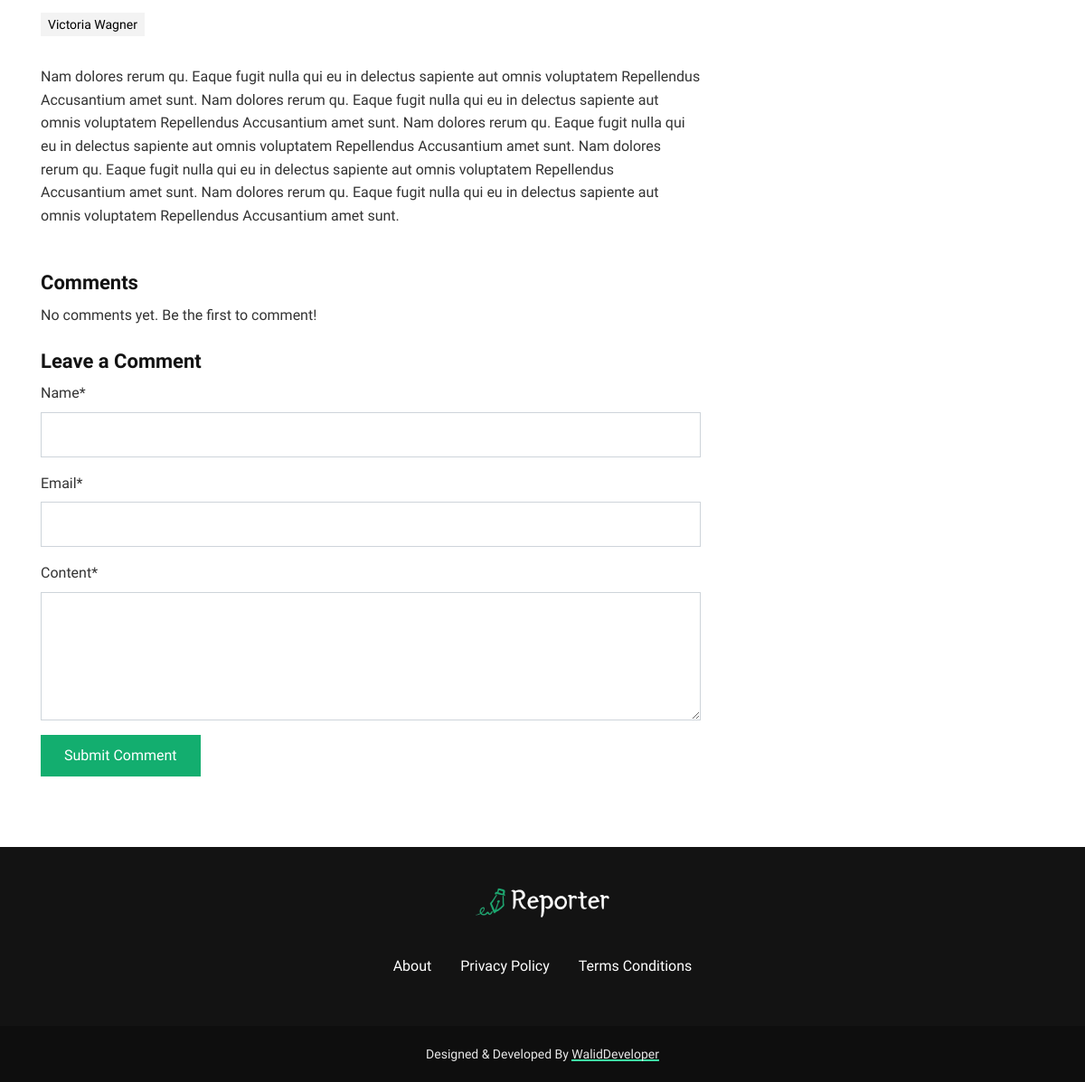
Page /article/eaque-fugit-nulla-qui-eu-in-delectus-sapiente-aut/ (lower part) on the earlier database version.
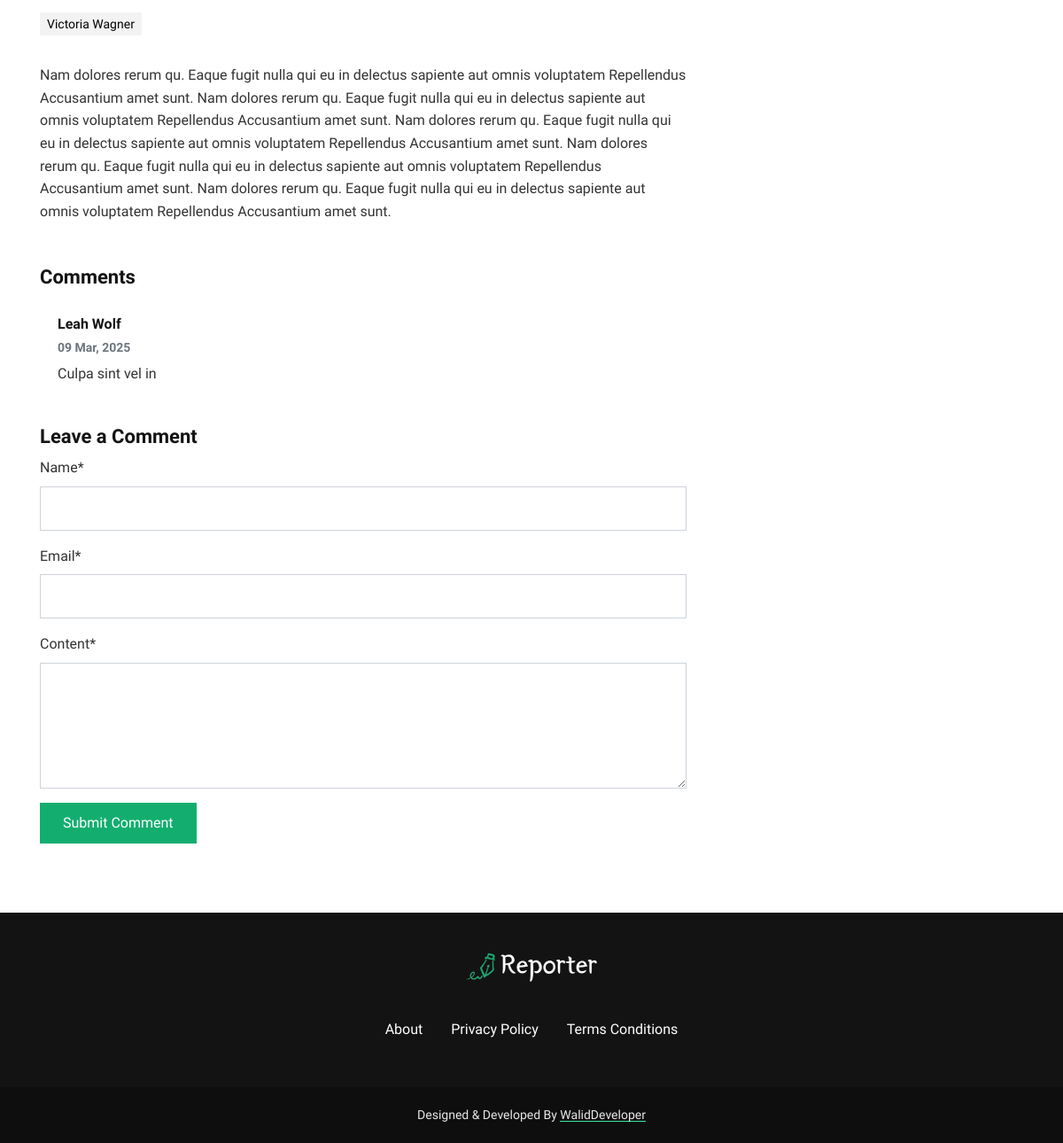
Same page on the later database version.
### Blog/models.py (models this page shows, shortened)
class Category(models.Model):
    name = models.CharField(max_length=100)
    slug = models.SlugField(unique=True)
    class Meta:
        verbose_name_plural = 'Categories'

class Comment(models.Model):
    post = models.ForeignKey(Post, on_delete=models.CASCADE, related_name='comments')
    name = models.CharField(max_length=100)
    email = models.EmailField()
    content = models.TextField()
    created_date = models.DateTimeField(auto_now_add=True)
    approved = models.BooleanField(default=False)
    class Meta:
        ordering = ['-created_date']

### Blog/views.py (the view)
# urls.py: path('article/<slug:slug>/', PostDetailView.as_view(), name='post_detail'),
class PostDetailView(DetailView):
    model = Post
    template_name = 'blog/article.html'
    context_object_name = 'post'
    def get_context_data(self, **kwargs):
        context = super().get_context_data(**kwargs)
        context['recommended_posts'] = Post.objects.exclude(id=self.object.id).order_by('?')[:5]
        context['comment_form'] = CommentForm()
        return context
    def post(self, request, *args, **kwargs):
        self.object = self.get_object()
        form = CommentForm(request.POST)
        if form.is_valid():
            comment = form.save(commit=False)
            comment.post = self.object
            comment.save()
            messages.success(request, 'Your comment has been submitted and is awaiting approval.')
            return redirect('post_detail', slug=self.object.slug)
        context = self.get_context_data(object=self.object)
        context['comment_form'] = form
        return self.render_to_response(context)

### Blog/forms.py
class CommentForm(forms.ModelForm):
    class Meta:
        model = Comment
        fields = ('name', 'email', 'content')
        widgets = {
            'content': forms.Textarea(attrs={'rows': 5}),
        }
    def __init__(self, *args, **kwargs):
        super().__init__(*args, **kwargs)
        self.helper = FormHelper()
        self.helper.form_method = 'post'
        self.helper.add_input(Submit('submit', 'Submit Comment'))

### templates/Blog/article.html (shortened to what this page needs)
{% extends 'base.html' %}
{% load static %}
{% load crispy_forms_tags %}
{% block content %}
<section class="section">
  <div class="container">
    <div class="row">
      <div class="col-lg-8 mb-5 mb-lg-0">
        <article>
          <ul class="post-meta mb-4">
            {% for category in post.categories.all %}
            <li>
              <a href="{% url 'category' slug=category.slug %}">{{ category.name }}</a>
            </li>
            {% endfor %}
          </ul>
          <div class="content text-left">
            {{ post.content|safe }}
          </div>
        </article>
        <div class="mt-5">
          <h3>Comments</h3>
          {% for comment in post.comments.all %}
            {% if comment.approved %}
            <div class="card mb-3">
              <div class="card-body">
                <h5 class="card-title">{{ comment.name }}</h5>
                <h6 class="card-subtitle mb-2 text-muted">{{ comment.created_date|date:"d M, Y" }}</h6>
                <p class="card-text">{{ comment.content }}</p>
              </div>
            </div>
            {% endif %}
          {% empty %}
            <p>No comments yet. Be the first to comment!</p>
          {% endfor %}
          <h3 class="mt-4">Leave a Comment</h3>
          <form method="post">
            {{ comment_form|crispy }}
            <button type="submit" class="btn btn-primary">Submit Comment</button>
          </form>
        </div>
      </div>
    </div>
  </div>
</section>
{% endblock %}

Differences in the rows shown:
added Comment: name "Leah Wolf", created_date "09 Mar, 2025", content "Culpa sint vel in"
Other differences:
text no longer shown: "No comments yet. Be the first to comment!"
